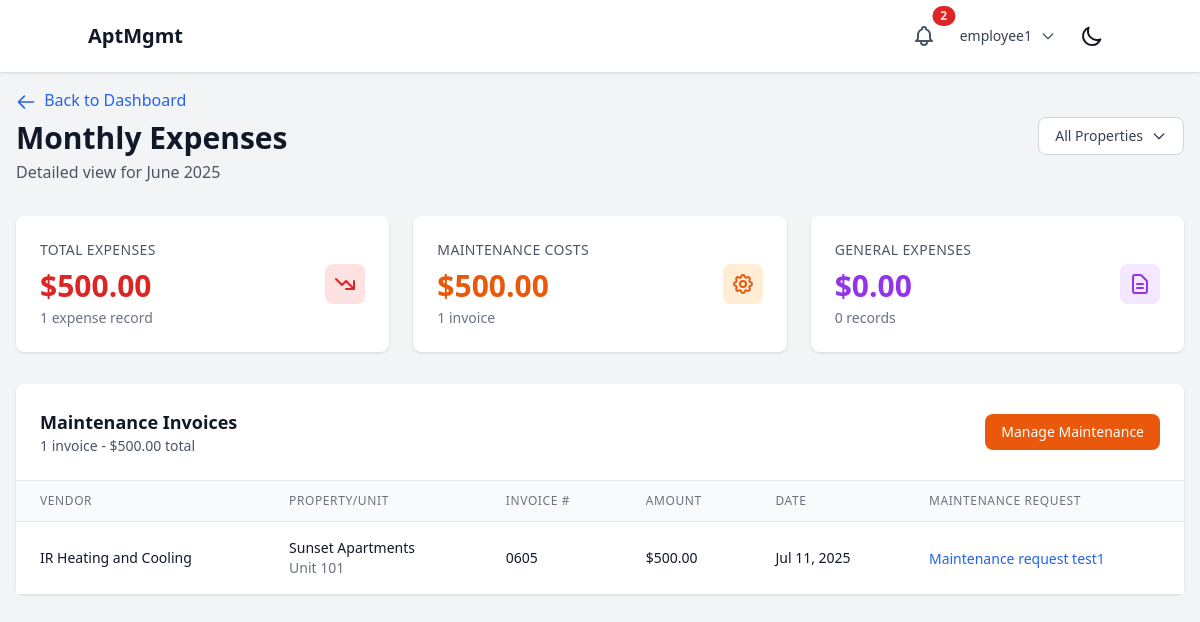
The app's page /dashboard/monthly-expenses/ (signed in), older data.
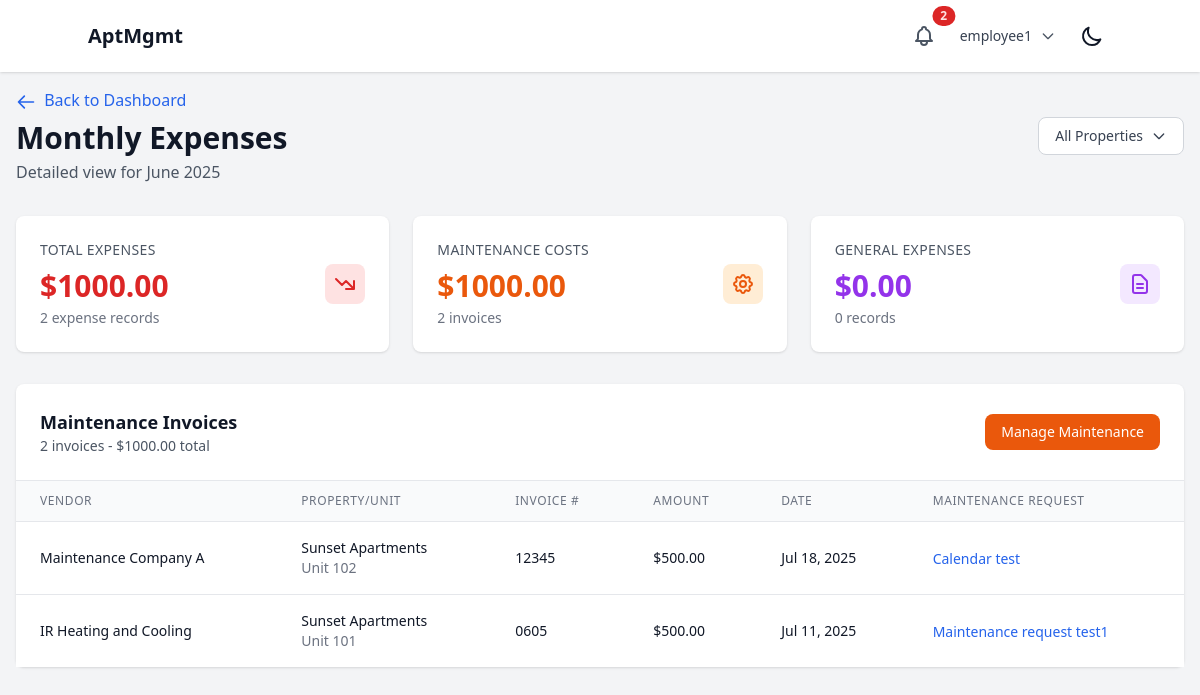
The same page, newer data.
### maintenance/models.py (models this page shows, shortened)
class MaintenanceInvoice(models.Model):
    maintenance_request = models.ForeignKey(MaintenanceRequest, on_delete=models.CASCADE, related_name="invoices")
    vendor_name = models.CharField(max_length=200)
    invoice_number = models.CharField(max_length=100)
    amount = models.DecimalField(max_digits=10, decimal_places=2)
    invoice_date = models.DateField()
    invoice_file = models.FileField(upload_to=maintenance_invoice_upload_path, null=True, blank=True)
    description = models.TextField(blank=True)
    uploaded_by = models.ForeignKey(settings.AUTH_USER_MODEL, on_delete=models.CASCADE)
    uploaded_at = models.DateTimeField(auto_now_add=True)
    document = models.ForeignKey('documents.Document', on_delete=models.SET_NULL, null=True, blank=True, related_name='maintenance_invoices')
    class Meta:
        ordering = ['-invoice_date']

class MaintenanceRequest(models.Model):
    class Status(models.TextChoices):
        SUBMITTED = "SUBMITTED", "Submitted"
        IN_PROGRESS = "IN_PROGRESS", "In Progress"
        SCHEDULED = "SCHEDULED", "Scheduled"
        COMPLETED = "COMPLETED", "Completed"
        CANCELLED = "CANCELLED", "Cancelled"
    class Priority(models.TextChoices):
        LOW = "LOW", "Low"
        MEDIUM = "MEDIUM", "Medium"
        HIGH = "HIGH", "High"
        EMERGENCY = "EMERGENCY", "Emergency"
    title = models.CharField(max_length=200)
    description = models.TextField()
    category = models.ForeignKey(MaintenanceCategory, on_delete=models.CASCADE, related_name="requests")
    property = models.ForeignKey(Property, on_delete=models.CASCADE, related_name="maintenance_requests")
    apartment_unit = models.ForeignKey(ApartmentUnit, on_delete=models.CASCADE, related_name="maintenance_requests", null=True, blank=True)
    location_details = models.CharField(max_length=200, blank=True, help_text="Specific location within unit (e.g., kitchen sink, bathroom)")
    tenant = models.ForeignKey(settings.AUTH_USER_MODEL, on_delete=models.CASCADE, related_name="maintenance_requests")
    status = models.CharField(max_length=20, choices=Status.choices, default=Status.SUBMITTED)
    priority = models.CharField(max_length=20, choices=Priority.choices, default=Priority.MEDIUM)
    assigned_to = models.ForeignKey(settings.AUTH_USER_MODEL, on_delete=models.SET_NULL, null=True, blank=True, related_name="assigned_maintenance_requests")
    scheduled_date = models.DateTimeField(null=True, blank=True)
    estimated_completion = models.DateTimeField(null=True, blank=True)
    created_at = models.DateTimeField(auto_now_add=True)
    updated_at = models.DateTimeField(auto_now=True)
    completed_at = models.DateTimeField(null=True, blank=True)
    class Meta:
        ordering = ['-created_at']

### properties/models.py (models this page shows, shortened)
class Property(models.Model):
    company = models.ForeignKey(Company, on_delete=models.CASCADE, related_name="properties")
    name = models.CharField(max_length=255)
    address = models.TextField()
    created_at = models.DateTimeField(auto_now_add=True)
    updated_at = models.DateTimeField(auto_now=True)
    class Meta:
        verbose_name_plural = "Properties"

class ApartmentUnit(models.Model):
    property = models.ForeignKey(Property, on_delete=models.CASCADE, related_name="units")
    unit_number = models.CharField(max_length=50)
    bedrooms = models.PositiveIntegerField()
    bathrooms = models.PositiveIntegerField()
    rent_amount = models.DecimalField(max_digits=10, decimal_places=2, default=0)
    is_occupied = models.BooleanField(default=False)
    created_at = models.DateTimeField(auto_now_add=True)
    updated_at = models.DateTimeField(auto_now=True)
    class Meta:
        unique_together = ('property', 'unit_number')
        verbose_name_plural = "Apartment Units"

### core/views.py (the view, shortened to what this page needs)
# urls.py: path("dashboard/monthly-expenses/", monthly_expenses_detail, name="monthly_expenses_detail"),
@login_required
def monthly_expenses_detail(request):
    if not request.user.company:
        messages.error(request, "You must be assigned to a company to access this page.")
        return redirect("core:login")
    if request.user.role not in [User.Role.LANDLORD, User.Role.EMPLOYEE]:
        messages.error(request, "You do not have permission to access this page.")
        return redirect("core:dashboard_redirect")
    property_id = request.GET.get('property')
    selected_property = None
    current_month_start = timezone.now().replace(day=1, hour=0, minute=0, second=0, microsecond=0)
    current_month_end = (current_month_start + timedelta(days=32)).replace(day=1) - timedelta(days=1)
    expense_records_query = ExpenseRecord.objects.filter(
        property__company=request.user.company
    ).select_related('property', 'apartment_unit', 'created_by')
    maintenance_invoices_query = MaintenanceInvoice.objects.filter(
        maintenance_request__property__company=request.user.company
    ).select_related(
        'maintenance_request__property',
        'maintenance_request__apartment_unit',
        'uploaded_by'
    )
    if selected_property:
        expense_records_query = expense_records_query.filter(property=selected_property)
        maintenance_invoices_query = maintenance_invoices_query.filter(
            maintenance_request__property=selected_property
        )
    elif request.user.property:
        expense_records_query = expense_records_query.filter(property=request.user.property)
        maintenance_invoices_query = maintenance_invoices_query.filter(
            maintenance_request__property=request.user.property
        )
    current_month_expense_records = expense_records_query.filter(
        expense_date__gte=current_month_start,
        expense_date__lte=current_month_end
    ).order_by('-expense_date')
    current_month_maintenance_invoices = maintenance_invoices_query.filter(
        invoice_date__gte=current_month_start,
        invoice_date__lte=current_month_end
    ).order_by('-invoice_date')
    expense_records_total = current_month_expense_records.aggregate(
        total=Sum('amount')
    )['total'] or Decimal('0.00')
    maintenance_invoices_total = current_month_maintenance_invoices.aggregate(
        total=Sum('amount')
    )['total'] or Decimal('0.00')
    total_expenses = expense_records_total + maintenance_invoices_total
    expense_categories = current_month_expense_records.values('category').annotate(
        total=Sum('amount'),
        count=Count('id')
    ).order_by('-total')
    from properties.models import Property
    available_properties = Property.objects.filter(company=request.user.company)
    if request.user.property:
        available_properties = available_properties.filter(id=request.user.property.id)
    total_expense_records = current_month_expense_records.count()
    total_maintenance_invoices = current_month_maintenance_invoices.count()
    total_entries = total_expense_records + total_maintenance_invoices
    context = {
        'current_month_expense_records': current_month_expense_records,
        'current_month_maintenance_invoices': current_month_maintenance_invoices,
        'expense_records_total': expense_records_total,
        'maintenance_invoices_total': maintenance_invoices_total,
        'total_expenses': total_expenses,
        'expense_categories': expense_categories,
        'selected_property': selected_property,
        'available_properties': available_properties,
        'current_month_start': current_month_start,
        'current_month_end': current_month_end,
        'total_expense_records': total_expense_records,
        'total_maintenance_invoices': total_maintenance_invoices,
        'total_entries': total_entries,
    }
    return render(request, 'dashboards/monthly_expenses_detail.html', context)

### core/context_processors.py (called while the page is built)
def notifications(request):
    if request.user.is_authenticated:
        unread_notifications = Notification.objects.filter(
            recipient=request.user,
            is_read=False
        ).order_by('-created_at')
        recent_unread_notifications = unread_notifications[:5]
        return {
            'unread_notifications_count': unread_notifications.count(),
            'recent_notifications': recent_unread_notifications,
            'has_unread_notifications': unread_notifications.exists(),
        }
    return {
        'unread_notifications_count': 0,
        'recent_notifications': [],
        'has_unread_notifications': False,
    }

### core/templates/dashboards/monthly_expenses_detail.html (shortened to what the changed rows need)
{% extends "base.html" %}
{% block content %}
<div class="container mx-auto max-w-7xl">
    <div class="flex flex-col sm:flex-row justify-between items-start sm:items-center mb-8 space-y-4 sm:space-y-0">
        <div>
            <h1 class="text-3xl font-bold text-gray-900 dark:text-white">Monthly Expenses</h1>
        </div>
    </div>
    <div class="grid grid-cols-1 md:grid-cols-3 gap-6 mb-8">
        <div class="bg-white dark:bg-gray-800 rounded-lg shadow p-6">
            <div class="flex items-center">
                <div class="flex-1">
                    <p class="text-sm font-medium text-gray-600 dark:text-gray-400 uppercase tracking-wide">Total Expenses</p>
                    <p class="mt-2 text-3xl font-bold text-red-600 dark:text-red-400">${{ total_expenses|floatformat:2 }}</p>
                    <p class="mt-1 text-sm text-gray-500 dark:text-gray-400">{{ total_entries }} expense{{ total_entries|pluralize:" record, records" }}</p>
                </div>
            </div>
        </div>
        <div class="bg-white dark:bg-gray-800 rounded-lg shadow p-6">
            <div class="flex items-center">
                <div class="flex-1">
                    <p class="text-sm font-medium text-gray-600 dark:text-gray-400 uppercase tracking-wide">Maintenance Costs</p>
                    <p class="mt-2 text-3xl font-bold text-orange-600 dark:text-orange-400">${{ maintenance_invoices_total|floatformat:2 }}</p>
                    <p class="mt-1 text-sm text-gray-500 dark:text-gray-400">{{ total_maintenance_invoices }} invoice{{ total_maintenance_invoices|pluralize }}</p>
                </div>
            </div>
        </div>
    </div>
    {% if current_month_maintenance_invoices %}
    <div class="bg-white dark:bg-gray-800 rounded-lg shadow mb-8">
        <div class="p-6 border-b border-gray-200 dark:border-gray-700">
            <div class="flex items-center justify-between">
                <div>
                    <h3 class="text-lg font-semibold text-gray-900 dark:text-white">Maintenance Invoices</h3>
                    <p class="text-sm text-gray-600 dark:text-gray-400">{{ total_maintenance_invoices }} invoice{{ total_maintenance_invoices|pluralize }} - ${{ maintenance_invoices_total|floatformat:2 }} total</p>
                </div>
                <div class="flex space-x-2">
                    <a href="{% url 'maintenance:list' %}" class="bg-orange-600 text-white px-4 py-2 rounded-lg text-sm font-medium hover:bg-orange-700 focus:outline-none focus:ring-2 focus:ring-orange-500">
                        Manage Maintenance
                    </a>
                </div>
            </div>
        </div>
        <div class="overflow-x-auto">
            <table class="min-w-full divide-y divide-gray-200 dark:divide-gray-700">
                <thead class="bg-gray-50 dark:bg-gray-700">
                    <tr>
                        <th class="px-6 py-3 text-left text-xs font-medium text-gray-500 dark:text-gray-300 uppercase tracking-wider">Vendor</th>
                        <th class="px-6 py-3 text-left text-xs font-medium text-gray-500 dark:text-gray-300 uppercase tracking-wider">Property/Unit</th>
                        <th class="px-6 py-3 text-left text-xs font-medium text-gray-500 dark:text-gray-300 uppercase tracking-wider">Invoice #</th>
                        <th class="px-6 py-3 text-left text-xs font-medium text-gray-500 dark:text-gray-300 uppercase tracking-wider">Amount</th>
                        <th class="px-6 py-3 text-left text-xs font-medium text-gray-500 dark:text-gray-300 uppercase tracking-wider">Date</th>
                        <th class="px-6 py-3 text-left text-xs font-medium text-gray-500 dark:text-gray-300 uppercase tracking-wider">Maintenance Request</th>
                    </tr>
                </thead>
                <tbody class="bg-white dark:bg-gray-800 divide-y divide-gray-200 dark:divide-gray-700">
                    {% for invoice in current_month_maintenance_invoices %}
                        <tr class="hover:bg-gray-50 dark:hover:bg-gray-700">
                            <td class="px-6 py-4 whitespace-nowrap">
                                <div class="text-sm font-medium text-gray-900 dark:text-white">{{ invoice.vendor_name }}</div>
                            </td>
                            <td class="px-6 py-4 whitespace-nowrap">
                                <div class="text-sm text-gray-900 dark:text-white">{{ invoice.maintenance_request.property.name }}</div>
                                {% if invoice.maintenance_request.apartment_unit %}
                                    <div class="text-sm text-gray-500 dark:text-gray-400">Unit {{ invoice.maintenance_request.apartment_unit.unit_number }}</div>
                                {% endif %}
                            </td>
                            <td class="px-6 py-4 whitespace-nowrap text-sm text-gray-900 dark:text-white">
                                {{ invoice.invoice_number }}
                            </td>
                            <td class="px-6 py-4 whitespace-nowrap text-sm font-medium text-gray-900 dark:text-white">
                                ${{ invoice.amount|floatformat:2 }}
                            </td>
                            <td class="px-6 py-4 whitespace-nowrap text-sm text-gray-900 dark:text-white">
                                {{ invoice.invoice_date|date:"M j, Y" }}
                            </td>
                            <td class="px-6 py-4 whitespace-nowrap">
                                <a href="{% url 'maintenance:detail' invoice.maintenance_request.pk %}" class="text-blue-600 dark:text-blue-400 hover:underline text-sm">
                                    {{ invoice.maintenance_request.title|truncatechars:30 }}
                                </a>
                            </td>
                        </tr>
                    {% endfor %}
                </tbody>
            </table>
        </div>
    </div>
    {% endif %}
</div>
{% endblock %}

Row changes from the older to the newer data that the page shows:
added MaintenanceInvoice: vendor_name "Maintenance Company A", maintenance_request.property.name "Sunset Apartments", maintenance_request.apartment_unit.unit_number "102", invoice_number "12345", amount "500.00", invoice_date "Jul 18, 2025", maintenance_request "Calendar test"
Text that changed along with them:
{{ total_expenses|floatformat:2 }}: "500.00" → "1000.00"
{{ total_entries }}: "1" → "2"
{{ maintenance_invoices_total|floatformat:2 }}: "500.00" → "1000.00"
{{ total_maintenance_invoices }}: "1" → "2"
